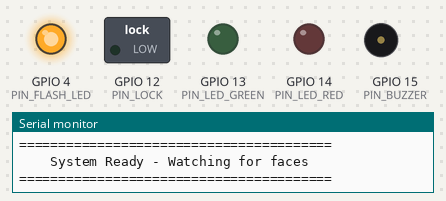
A sketch run on a simulated ESP32. Shown: switched loads named in the sketch (green lamp = pin HIGH), output pins drawn as LEDs (lit = HIGH), buzzer (waves = sounding), the last lines printed to the serial monitor. WiFi joins after 1.5 s; servers stay silent unless stated; uploads are accepted with an empty reply; the camera gives no picture.

Above: at 3.57 s.
At 5.2 s:
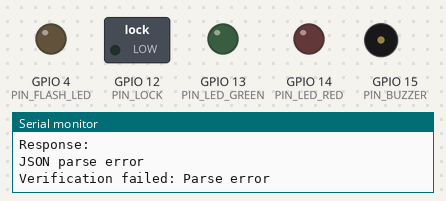
Timing chart, 0 to 7.3 s (numbered marks = the images above):
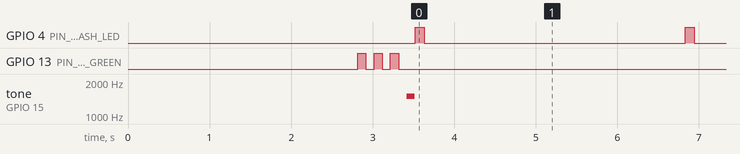

The sketch:

smart_door_lock.ino
```cpp
// ============================================
//        SMART DOOR LOCK - MAIN PROGRAM
// ============================================
// Face recognition door lock using ESP32-CAM
//
// Files:
//   config.h        - User configuration (WiFi, pins, etc.)
//   camera_pins.h   - Camera pin definitions
//   camera_module.h - Camera initialization and capture
//   wifi_module.h   - WiFi connection handling
//   api_client.h    - Server communication
//   lock_control.h  - Lock, LED, buzzer control

#include "config.h"
#include "camera_module.h"
#include "wifi_module.h"
#include "api_client.h"
#include "lock_control.h"

// ============================================
//                   SETUP
// ============================================
void setup() {
  // Start serial for debugging
  Serial.begin(115200);
  delay(1000);

  Serial.println("\n");
  Serial.println("========================================");
  Serial.println("    SMART DOOR LOCK - Starting Up");
  Serial.println("========================================");

  // Step 1: Initialize lock control (pins)
  initLockControl();

  // Step 2: Initialize camera
  if (!initCamera()) {
    Serial.println("FATAL: Camera initialization failed!");
    showError();
    return;
  }

  // Step 3: Connect to WiFi
  if (!connectWiFi()) {
    Serial.println("WARNING: WiFi not connected. Will retry...");
    showError();
  }

  // Ready!
  showStartupComplete();
  Serial.println("\n========================================");
  Serial.println("    System Ready - Watching for faces");
  Serial.println("========================================\n");
}

// ============================================
//                 MAIN LOOP
// ============================================
void loop() {
  // Capture image from camera
  camera_fb_t* fb = captureImage();

  if (fb == NULL) {
    Serial.println("Capture failed, retrying...");
    delay(1000);
    return;
  }

  // Send to server for verification
  VerifyResult result = verifyFace(fb->buf, fb->len);

  // Release camera buffer
  releaseImage(fb);

  // Act on result
  if (result.success) {
    if (result.authorized) {
      grantAccess(result.name);
    } else {
      denyAccess(result.name);
    }
  } else {
    Serial.println("Verification failed: " + result.name);
  }

  // Wait before next check
  delay(CHECK_INTERVAL);
}
```

api_client.h
```cpp
// ============================================
//           API CLIENT MODULE
// ============================================
// Handles communication with Python server

#ifndef API_CLIENT_H
#define API_CLIENT_H

#include <HTTPClient.h>
#include <ArduinoJson.h>
#include "base64.h"
#include "config.h"
#include "wifi_module.h"

// Structure to hold verification result
struct VerifyResult {
  bool authorized;
  String name;
  float confidence;
  bool success;  // true if API call succeeded
};

// Build the full API URL
String getApiUrl(const char* endpoint) {
  return String("http://") + SERVER_IP + ":" + SERVER_PORT + endpoint;
}

// Send image to server and verify face
// Parameters:
//   imageData - pointer to JPEG image data
//   imageLen  - size of image in bytes
// Returns: VerifyResult struct with authorization status
VerifyResult verifyFace(uint8_t* imageData, size_t imageLen) {
  VerifyResult result = {false, "Error", 0.0, false};

  // Check WiFi connection
  if (!ensureWiFiConnection()) {
    result.name = "No WiFi";
    Serial.println("Cannot verify: WiFi not connected");
    return result;
  }

  HTTPClient http;
  String url = getApiUrl(API_VERIFY);

  Serial.printf("Sending to: %s\n", url.c_str());

  http.begin(url);
  http.addHeader("Content-Type", "application/json");
  http.setTimeout(API_TIMEOUT);

  // Encode image to base64
  String base64Image = base64::encode(imageData, imageLen);

  // Build JSON payload
  String payload = "{\"image\":\"" + base64Image + "\"}";

  Serial.println("Sending request...");
  int httpCode = http.POST(payload);

  if (httpCode == 200) {
    String response = http.getString();
    Serial.println("Response: " + response);

    // Parse JSON response
    StaticJsonDocument<256> doc;
    DeserializationError error = deserializeJson(doc, response);

    if (!error) {
      result.success = true;
      result.authorized = doc["authorized"] | false;
      result.name = doc["name"] | "Unknown";
      result.confidence = doc["confidence"] | 0.0;

      Serial.printf("Result: %s - %s (%.1f%%)\n",
                    result.authorized ? "AUTHORIZED" : "DENIED",
                    result.name.c_str(),
                    result.confidence * 100);
    } else {
      Serial.println("JSON parse error");
      result.name = "Parse error";
    }
  } else if (httpCode < 0) {
    Serial.printf("Connection failed: %s\n", http.errorToString(httpCode).c_str());
    result.name = "Connection failed";
  } else {
    Serial.printf("HTTP error: %d\n", httpCode);
    result.name = "HTTP " + String(httpCode);
  }

  http.end();
  return result;
}

#endif
```

camera_module.h
```cpp
// ============================================
//           CAMERA MODULE
// ============================================
// Handles camera initialization and image capture

#ifndef CAMERA_MODULE_H
#define CAMERA_MODULE_H

#include "esp_camera.h"
#include "camera_pins.h"
#include "config.h"

// Initialize the camera
// Returns: true if successful, false otherwise
bool initCamera() {
  camera_config_t config;

  config.ledc_channel = LEDC_CHANNEL_0;
  config.ledc_timer = LEDC_TIMER_0;

  // Data pins
  config.pin_d0 = Y2_GPIO_NUM;
  config.pin_d1 = Y3_GPIO_NUM;
  config.pin_d2 = Y4_GPIO_NUM;
  config.pin_d3 = Y5_GPIO_NUM;
  config.pin_d4 = Y6_GPIO_NUM;
  config.pin_d5 = Y7_GPIO_NUM;
  config.pin_d6 = Y8_GPIO_NUM;
  config.pin_d7 = Y9_GPIO_NUM;

  // Control pins
  config.pin_xclk = XCLK_GPIO_NUM;
  config.pin_pclk = PCLK_GPIO_NUM;
  config.pin_vsync = VSYNC_GPIO_NUM;
  config.pin_href = HREF_GPIO_NUM;
  config.pin_sscb_sda = SIOD_GPIO_NUM;
  config.pin_sscb_scl = SIOC_GPIO_NUM;
  config.pin_pwdn = PWDN_GPIO_NUM;
  config.pin_reset = RESET_GPIO_NUM;

  // Image settings
  config.xclk_freq_hz = 20000000;
  config.pixel_format = PIXFORMAT_JPEG;
  config.frame_size = FRAME_SIZE;
  config.jpeg_quality = JPEG_QUALITY;
  config.fb_count = 1;

  esp_err_t err = esp_camera_init(&config);

  if (err != ESP_OK) {
    Serial.printf("Camera init failed with error 0x%x\n", err);
    return false;
  }

  Serial.println("Camera initialized successfully");
  return true;
}

// Capture an image from the camera
// Returns: frame buffer pointer (must call esp_camera_fb_return after use)
camera_fb_t* captureImage() {
  // Flash LED on briefly for capture
  digitalWrite(PIN_FLASH_LED, HIGH);
  delay(50);

  camera_fb_t* fb = esp_camera_fb_get();

  digitalWrite(PIN_FLASH_LED, LOW);

  if (!fb) {
    Serial.println("Image capture failed");
    return NULL;
  }

  Serial.printf("Captured: %d bytes\n", fb->len);
  return fb;
}

// Release the frame buffer
void releaseImage(camera_fb_t* fb) {
  if (fb) {
    esp_camera_fb_return(fb);
  }
}

#endif
```

lock_control.h
```cpp
// ============================================
//         LOCK CONTROL MODULE
// ============================================
// Handles door lock, LEDs, and buzzer feedback

#ifndef LOCK_CONTROL_H
#define LOCK_CONTROL_H

#include "config.h"

// Initialize all control pins
void initLockControl() {
  pinMode(PIN_LOCK, OUTPUT);
  pinMode(PIN_LED_GREEN, OUTPUT);
  pinMode(PIN_LED_RED, OUTPUT);
  pinMode(PIN_BUZZER, OUTPUT);
  pinMode(PIN_FLASH_LED, OUTPUT);

  // Start with everything off, lock engaged
  digitalWrite(PIN_LOCK, LOW);
  digitalWrite(PIN_LED_GREEN, LOW);
  digitalWrite(PIN_LED_RED, LOW);
  digitalWrite(PIN_BUZZER, LOW);
  digitalWrite(PIN_FLASH_LED, LOW);

  Serial.println("Lock control initialized");
}

// Quick beep
void beep(int frequency, int duration) {
  tone(PIN_BUZZER, frequency, duration);
  delay(duration);
}

// Blink an LED
void blinkLED(int pin, int times, int delayMs = 100) {
  for (int i = 0; i < times; i++) {
    digitalWrite(pin, HIGH);
    delay(delayMs);
    digitalWrite(pin, LOW);
    delay(delayMs);
  }
}

// Grant access - unlock door with positive feedback
void grantAccess(String name) {
  Serial.println("========================================");
  Serial.println(">>> ACCESS GRANTED <<<");
  Serial.printf(">>> Welcome, %s!\n", name.c_str());
  Serial.println("========================================");

  // Visual feedback - green LED on
  digitalWrite(PIN_LED_GREEN, HIGH);

  // Audio feedback - happy beep
  beep(1000, 200);

  // Unlock the door
  Serial.println("Unlocking door...");
  digitalWrite(PIN_LOCK, HIGH);

  // Keep unlocked
  delay(UNLOCK_DURATION);

  // Re-lock
  digitalWrite(PIN_LOCK, LOW);
  Serial.println("Door locked");

  // Turn off LED
  digitalWrite(PIN_LED_GREEN, LOW);
}

// Deny access - show rejection feedback
void denyAccess(String reason) {
  Serial.println("========================================");
  Serial.println(">>> ACCESS DENIED <<<");
  Serial.printf(">>> Reason: %s\n", reason.c_str());
  Serial.println("========================================");

  // Visual feedback - red LED on
  digitalWrite(PIN_LED_RED, HIGH);

  // Audio feedback - three short beeps
  for (int i = 0; i < 3; i++) {
    beep(500, 100);
    delay(100);
  }

  delay(500);
  digitalWrite(PIN_LED_RED, LOW);
}

// Startup indicator
void showStartupComplete() {
  // Three quick green blinks
  blinkLED(PIN_LED_GREEN, 3, 100);
  beep(1500, 100);
}

// Error indicator
void showError() {
  // Five quick red blinks
  blinkLED(PIN_LED_RED, 5, 100);
}

#endif
```

wifi_module.h
```cpp
// ============================================
//           WIFI MODULE
// ============================================
// Handles WiFi connection and status

#ifndef WIFI_MODULE_H
#define WIFI_MODULE_H

#include <WiFi.h>
#include "config.h"

// Connect to WiFi network
// Returns: true if connected, false if timeout
bool connectWiFi() {
  Serial.printf("Connecting to WiFi: %s", WIFI_SSID);

  WiFi.begin(WIFI_SSID, WIFI_PASSWORD);

  unsigned long startTime = millis();

  while (WiFi.status() != WL_CONNECTED) {
    if (millis() - startTime > WIFI_TIMEOUT) {
      Serial.println("\nWiFi connection timeout!");
      return false;
    }
    delay(500);
    Serial.print(".");
  }

  Serial.println("\n----------------------------------------");
  Serial.println("WiFi Connected!");
  Serial.print("IP Address: ");
  Serial.println(WiFi.localIP());
  Serial.print("Signal Strength: ");
  Serial.print(WiFi.RSSI());
  Serial.println(" dBm");
  Serial.println("----------------------------------------");

  return true;
}

// Check if WiFi is still connected
bool isWiFiConnected() {
  return WiFi.status() == WL_CONNECTED;
}

// Reconnect if disconnected
bool ensureWiFiConnection() {
  if (!isWiFiConnected()) {
    Serial.println("WiFi disconnected, reconnecting...");
    return connectWiFi();
  }
  return true;
}

// Get WiFi signal strength
int getSignalStrength() {
  return WiFi.RSSI();
}

#endif
```

camera_pins.h
```cpp
// ============================================
//     ESP32-CAM PIN DEFINITIONS (AI Thinker)
// ============================================
// Do not modify unless using different board

#ifndef CAMERA_PINS_H
#define CAMERA_PINS_H

#define PWDN_GPIO_NUM   32
#define RESET_GPIO_NUM  -1
#define XCLK_GPIO_NUM   0
#define SIOD_GPIO_NUM   26
#define SIOC_GPIO_NUM   27

#define Y9_GPIO_NUM     35
#define Y8_GPIO_NUM     34
#define Y7_GPIO_NUM     39
#define Y6_GPIO_NUM     36
#define Y5_GPIO_NUM     21
#define Y4_GPIO_NUM     19
#define Y3_GPIO_NUM     18
#define Y2_GPIO_NUM     5

#define VSYNC_GPIO_NUM  25
#define HREF_GPIO_NUM   23
#define PCLK_GPIO_NUM   22

#endif
```

config.h
```cpp
// ============================================
//         SMART DOOR LOCK - CONFIGURATION
// ============================================
// Edit these values for your setup

#ifndef CONFIG_H
#define CONFIG_H

// --- WiFi Settings ---
#define WIFI_SSID     "YOUR_WIFI_SSID"
#define WIFI_PASSWORD "YOUR_WIFI_PASSWORD"

// --- Server Settings ---
// Replace with your PC's IP address (run 'ipconfig' to find it)
#define SERVER_IP     "192.168.1.100"
#define SERVER_PORT   5000
#define API_VERIFY    "/verify"

// --- Pin Definitions ---
#define PIN_LOCK      12    // Relay control pin
#define PIN_LED_GREEN 13    // Access granted LED
#define PIN_LED_RED   14    // Access denied LED
#define PIN_BUZZER    15    // Buzzer for audio feedback
#define PIN_FLASH_LED 4     // Onboard flash LED

// --- Timing Settings (milliseconds) ---
#define UNLOCK_DURATION   5000   // How long door stays unlocked
#define CHECK_INTERVAL    3000   // Time between face checks
#define WIFI_TIMEOUT      15000  // WiFi connection timeout
#define API_TIMEOUT       10000  // API request timeout

// --- Recognition Settings ---
#define JPEG_QUALITY      12     // 0-63, lower = better quality
#define FRAME_SIZE        FRAMESIZE_VGA  // 640x480

#endif
```

Measured:
- by itself, GPIO 4 (PIN_FLASH_LED): alternates HIGH for 0.11 s and LOW for 3.2 s
